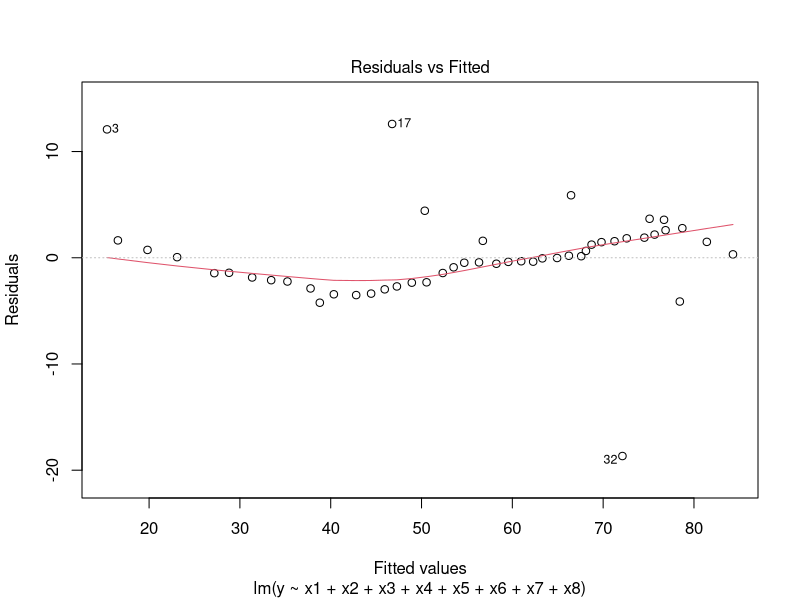
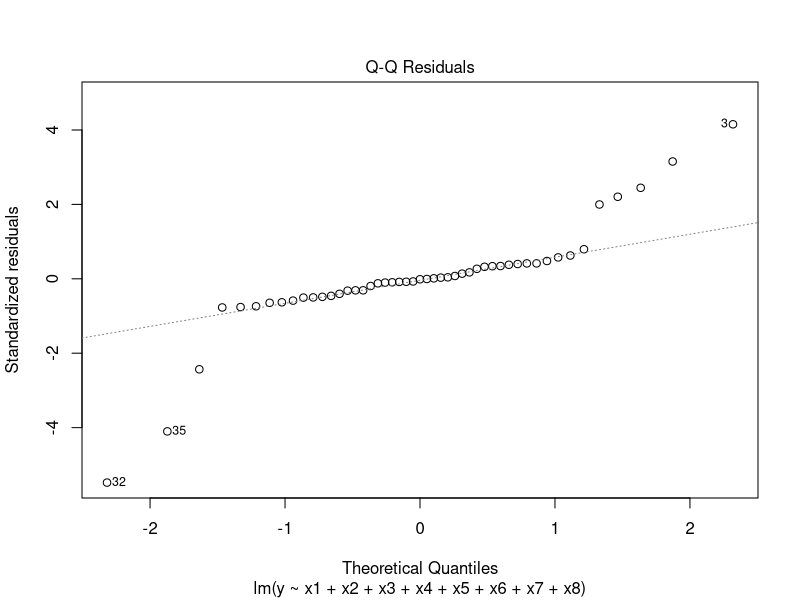
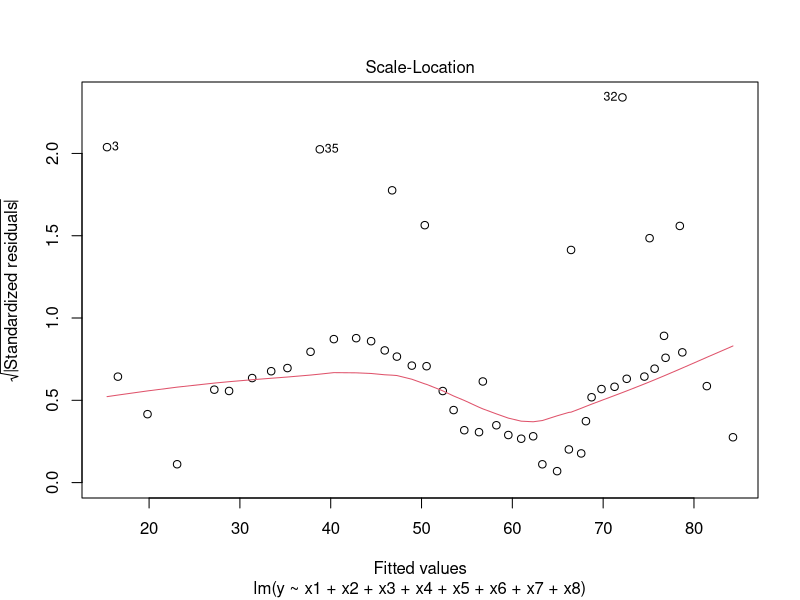
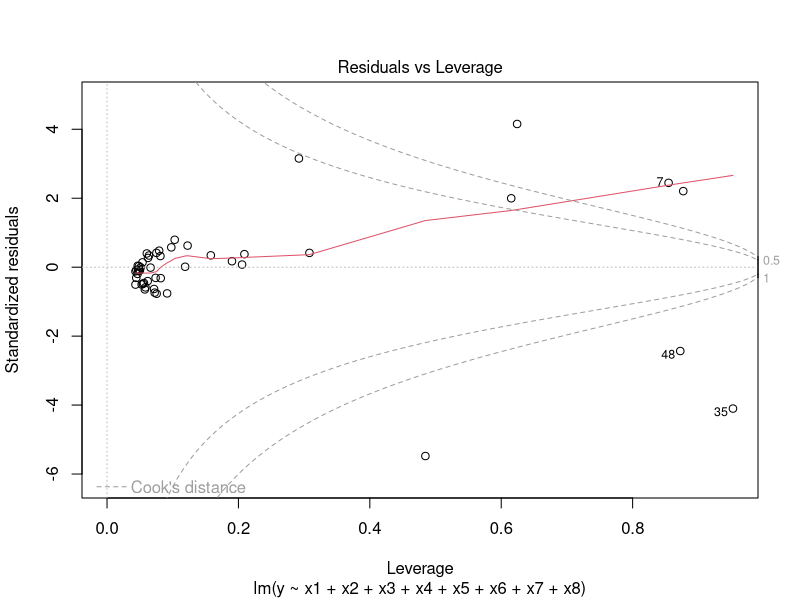

Reproduce these figures in R, in order.
getwd()
setwd("F:/project")

dataset <- read.csv("train_soil.csv")
head(dataset)
df1 <- as.data.frame(dataset)
str(dataset)
y=df1$Average.nutrient.power..
x1=df1$pH
x2=df1$CEC
x3=df1$phosphorous
x4=df1$potassium
x5=df1$calcium
x6=df1$magnessium
x7=df1$nitrogen
x8=df1$lime_index
model1 <- lm(y~x1+x2+x3+x4+x5+x6+x7+x8,data = df1)
plot(model1)
summary(model1)
#plot(model1)


test_data <- read.csv("soil.csv",as.is = 1,stringsAsFactors = FALSE)
summary(test_data)
dim(test_data)
head(test_data)
str(test_data)
names(dataset)
#x <-as.vector(as.numeric(test_data[3:6,1]))
#x

x1 = as.numeric(test_data[2:975,4])
x2=as.numeric(test_data[2:975,5])
x3= as.integer(test_data[2:975,6])
x4= as.integer(test_data[2:975,7])
x5= as.integer(test_data[2:975,8])
x6= as.integer(test_data[2:975,9])
x7= as.integer(test_data[2:975,10])
x8=  as.integer(test_data[2:975,11])

class(x1)
df <- data.frame(x1,x2,x3,x4,x5,x6,x7,x8)
print(df)
str(df)

pred = predict(model1,newdata = df)
nut <- sum(pred)/nrow(test_data)
print(nut)

